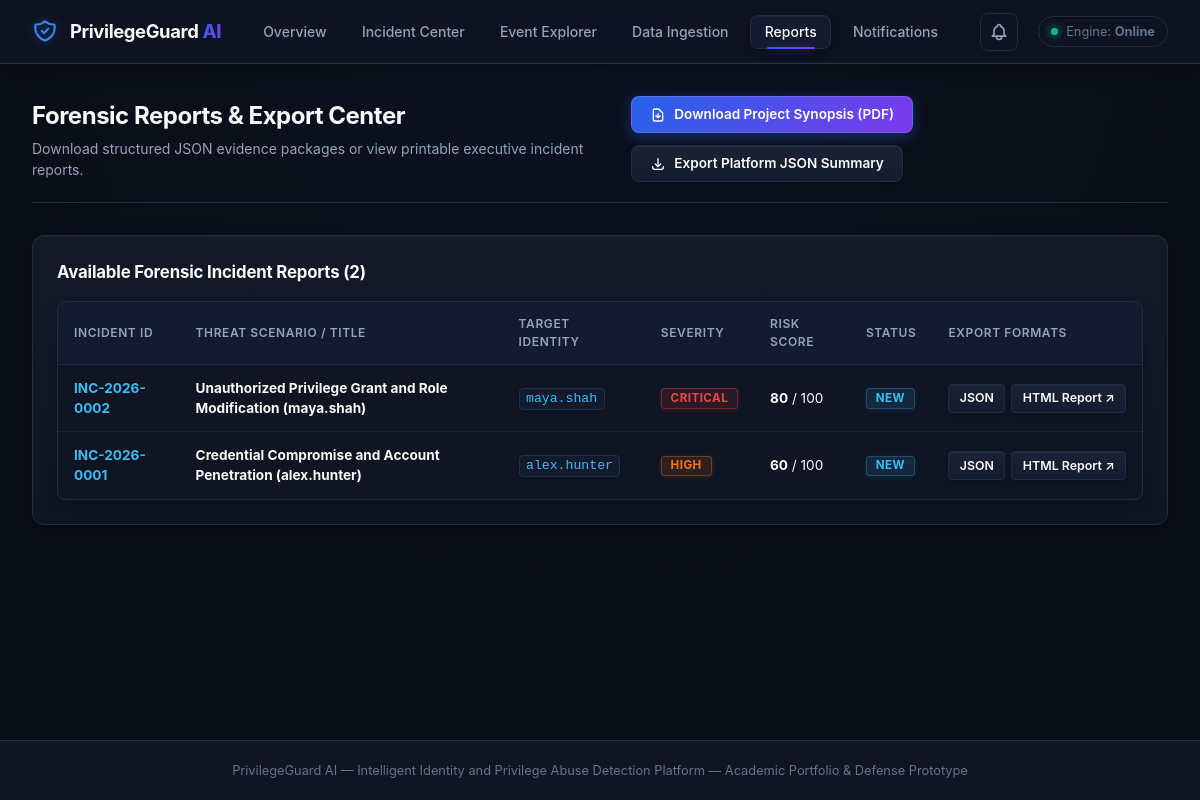
The page /reports on the database as committed earlier.
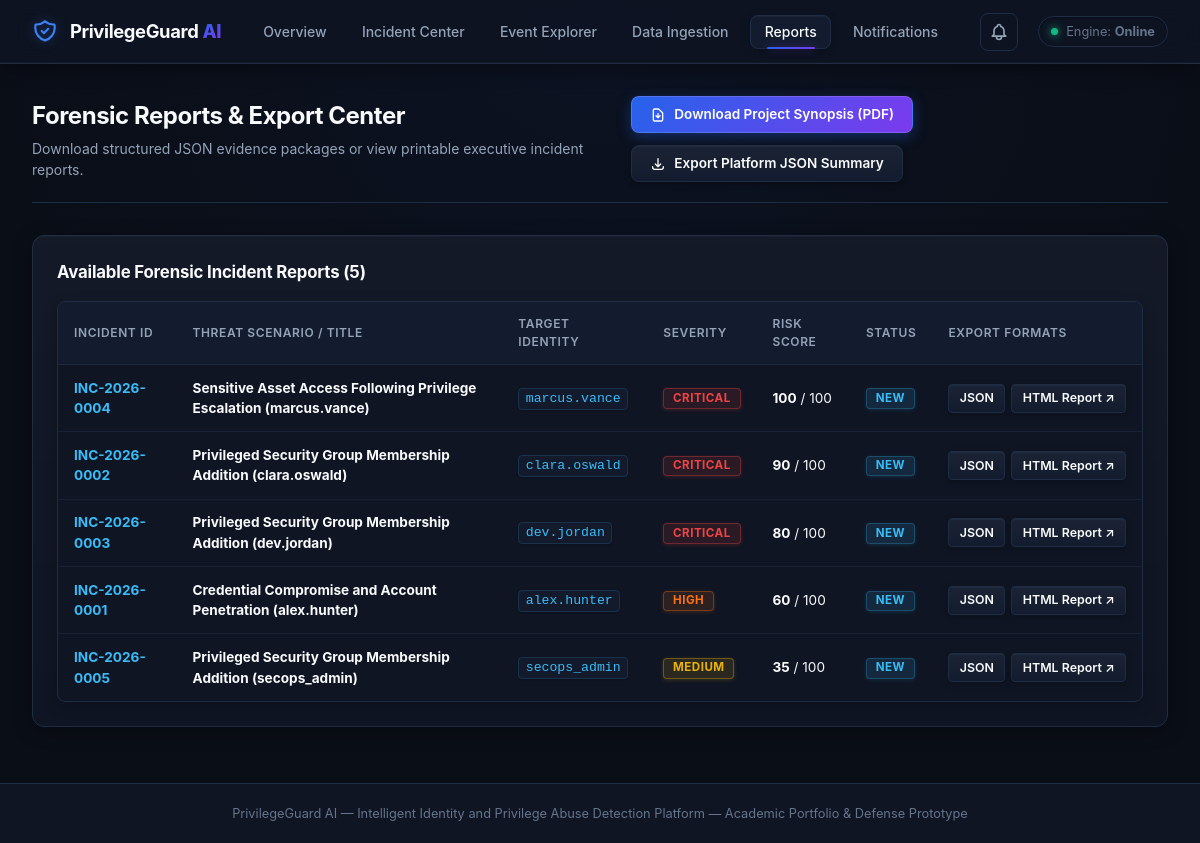
The same page on the database as committed later.
### models/incidents.py (models this page shows, shortened)
class Incident(db.Model):
    __tablename__ = "incidents"
    id = db.Column(db.Integer, primary_key=True)
    incident_id = db.Column(db.String(50), unique=True, nullable=False, index=True)
    title = db.Column(db.String(255), nullable=False)
    affected_user = db.Column(db.String(100), nullable=False, index=True)
    severity = db.Column(db.String(20), nullable=False, default="medium")  # low, medium, high, critical
    risk_score = db.Column(db.Integer, nullable=False, default=0)
    risk_factors = db.Column(db.Text, nullable=True)  # JSON-encoded array of factor objects
    status = db.Column(db.String(30), nullable=False, default="New")  # New, Investigating, Contained, Closed, False Positive
    first_observed_at = db.Column(db.DateTime, nullable=False)
    last_observed_at = db.Column(db.DateTime, nullable=False)
    created_at = db.Column(db.DateTime, default=lambda: datetime.now(timezone.utc))
    updated_at = db.Column(db.DateTime, default=lambda: datetime.now(timezone.utc), onupdate=lambda: datetime.now(timezone.utc))
    summary = db.Column(db.Text, nullable=True)
    ai_explanation = db.Column(db.Text, nullable=True)  # JSON-encoded explanation structure
    recommended_actions = db.Column(db.Text, nullable=True)  # JSON-encoded list of actions
    alerts = db.relationship("DetectionAlert", backref="incident", cascade="all, delete-orphan", lazy=True)
    incident_events = db.relationship("IncidentEvent", backref="incident", cascade="all, delete-orphan", lazy=True)

### routes/reports.py (the view)
@reports_bp.route("/reports")
def reports_page():
    incidents = Incident.query.order_by(Incident.risk_score.desc()).all()
    return render_template("reports.html", incidents=incidents)

### templates/reports.html (shortened to what this page needs)
{% extends "base.html" %}
{% block content %}
<div class="page-header">
    <div>
        <h1 class="page-title">Forensic Reports &amp; Export Center</h1>
        <p class="page-subtitle">Download structured JSON evidence packages or view printable executive incident reports.</p>
    </div>
    <div style="display: flex; gap: 0.75rem; flex-wrap: wrap;">
        <a href="{{ url_for('reports.download_synopsis_pdf') }}" class="btn btn-primary" style="background: linear-gradient(135deg, #2563eb, #7c3aed); box-shadow: 0 4px 14px rgba(37, 99, 235, 0.35);">
            <svg style="width: 16px; height: 16px;" fill="none" stroke="currentColor" viewBox="0 0 24 24"><path stroke-linecap="round" stroke-linejoin="round" stroke-width="2" d="M12 10v6m0 0l-3-3m3 3l3-3m2 8H7a2 2 0 01-2-2V5a2 2 0 012-2h5.586a1 1 0 01.707.293l5.414 5.414a1 1 0 01.293.707V19a2 2 0 01-2 2z"></path></svg>
            Download Project Synopsis (PDF)
        </a>
        <a href="{{ url_for('reports.download_platform_json') }}" class="btn btn-secondary">
            <svg style="width: 16px; height: 16px;" fill="none" stroke="currentColor" viewBox="0 0 24 24"><path stroke-linecap="round" stroke-linejoin="round" stroke-width="2" d="M4 16v1a3 3 0 003 3h10a3 3 0 003-3v-1m-4-4l-4 4m0 0l-4-4m4 4V4"></path></svg>
            Export Platform JSON Summary
        </a>
    </div>
</div>
<div class="card">
    <div class="card-title">
        <span>Available Forensic Incident Reports ({{ incidents | length }})</span>
    </div>
    <div class="table-container">
        <table>
            <thead>
                <tr>
                    <th>Incident ID</th>
                    <th>Threat Scenario / Title</th>
                    <th>Target Identity</th>
                    <th>Severity</th>
                    <th>Risk Score</th>
                    <th>Status</th>
                    <th>Export Formats</th>
                </tr>
            </thead>
            <tbody>
                {% if not incidents %}
                <tr>
                    <td colspan="7" style="text-align: center; color: var(--text-muted); padding: 2.5rem;">
                        No incidents available for reporting yet. Please ingest logs or generate a demo scenario.
                    </td>
                </tr>
                {% else %}
                {% for inc in incidents %}
                <tr>
                    <td><strong><a href="{{ url_for('incidents.incident_detail_page', incident_id=inc.id) }}" style="color: var(--accent-cyan); text-decoration: none;">{{ inc.incident_id }}</a></strong></td>
                    <td><strong>{{ inc.title }}</strong></td>
                    <td><code>{{ inc.affected_user }}</code></td>
                    <td><span class="badge {{ inc.severity | badge_color }}">{{ inc.severity | upper }}</span></td>
                    <td><strong>{{ inc.risk_score }}</strong> / 100</td>
                    <td><span class="badge {{ inc.status | status_color }}">{{ inc.status }}</span></td>
                    <td>
                        <div style="display: flex; gap: 6px;">
                            <a href="{{ url_for('reports.download_incident_json', incident_id=inc.id) }}" class="btn btn-secondary btn-sm" title="Download raw JSON evidence">
                                JSON
                            </a>
                            <a href="{{ url_for('reports.view_incident_html', incident_id=inc.id) }}" target="_blank" class="btn btn-secondary btn-sm" title="Open printable HTML report">
                                HTML Report &nearr;
                            </a>
                        </div>
                    </td>
                </tr>
                {% endfor %}
                {% endif %}
            </tbody>
        </table>
    </div>
</div>
{% endblock %}

### templates/base.html (shortened to what this page needs)
<!DOCTYPE html>
<html lang="en">
<head>
    <link rel="stylesheet" href="{{ url_for('static', filename='css/style.css') }}">
</head>
<body>
    <nav class="navbar">
        <a href="{{ url_for('dashboard.index') }}" class="nav-brand">
            <span>PrivilegeGuard <span style="color: var(--accent-cyan); font-weight: 800;">AI</span></span>
        </a>
        <ul class="nav-links">
            <li><a href="{{ url_for('dashboard.index') }}" class="{% if request.path == '/' %}active{% endif %}">Overview</a></li>
            <li><a href="{{ url_for('incidents.incidents_page') }}" class="{% if '/incidents' in request.path %}active{% endif %}">Incident Center</a></li>
            <li><a href="{{ url_for('events.events_page') }}" class="{% if '/events' in request.path %}active{% endif %}">Event Explorer</a></li>
            <li><a href="{{ url_for('ingestion.ingestion_page') }}" class="{% if '/ingestion' in request.path %}active{% endif %}">Data Ingestion</a></li>
            <li><a href="{{ url_for('reports.reports_page') }}" class="{% if '/reports' in request.path %}active{% endif %}">Reports</a></li>
            <li><a href="{{ url_for('notifications.history_page') }}" class="{% if '/notifications' in request.path %}active{% endif %}">Notifications</a></li>
        </ul>
        <div class="nav-actions-group">
            <div class="nav-notification-wrapper">
                <button id="nav-notification-btn" class="nav-icon-btn" aria-label="Notifications" title="Security Notifications">
                </button>
            </div>
            <div class="nav-status">
                <div class="status-dot"></div>
                <span>Engine: <strong>Online</strong></span>
            </div>
        </div>
    </nav>
    <main class="main-content">
        {% block content %}{% endblock %}
    </main>
    <footer>
        PrivilegeGuard AI &mdash; Intelligent Identity and Privilege Abuse Detection Platform &mdash; Academic Portfolio & Defense Prototype
    </footer>
</body>
</html>

Rows that differ between the two databases and show on the page:
added Incident: incident_id "INC-2026-0004", title "Sensitive Asset Access Following Privilege Escalation (marcus.vance)", affected_user "marcus.vance", severity "CRITICAL", risk_score "100", status "NEW"
changed Incident: title "Unauthorized Privilege Grant and Role Modification (maya.shah)" → "Privileged Security Group Membership Addition (clara.oswald)"; affected_user "maya.shah" → "clara.oswald"; risk_score "80" → "90"
added Incident: incident_id "INC-2026-0003", title "Privileged Security Group Membership Addition (dev.jordan)", affected_user "dev.jordan", severity "CRITICAL", risk_score "80", status "NEW"
added Incident: incident_id "INC-2026-0005", title "Privileged Security Group Membership Addition (secops_admin)", affected_user "secops_admin", severity "MEDIUM", risk_score "35", status "NEW"
Other text that changed with them:
{{ incidents | length }}: "2" → "5"
